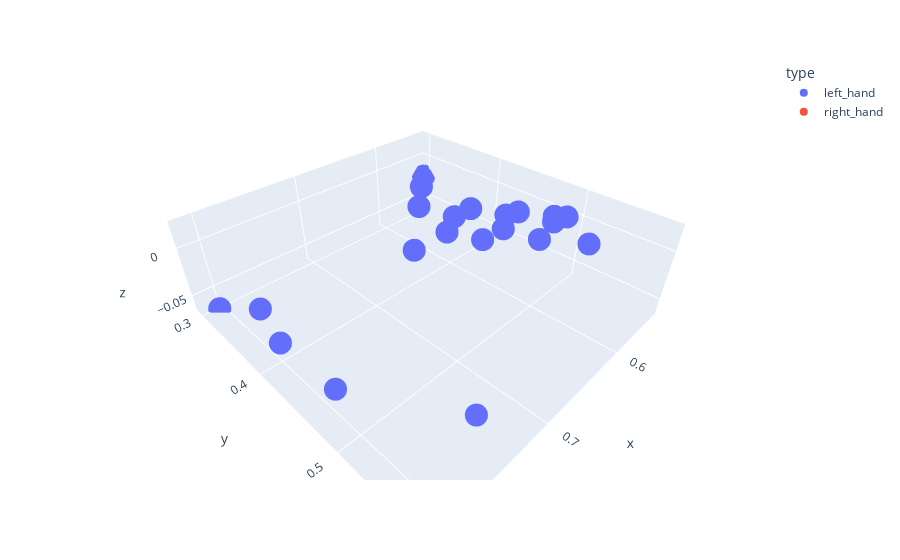

Write notebook code for a chart like this one.
### Code cell
import plotly.express as px

px.scatter_3d(example_frame, x="x", y="y", z="z", color="type", hover_name='landmark')

### Figure 1 — Plotly figure (JSON) as saved in the notebook; plotly's stock layout.template omitted (floating-point values rounded to 4 significant figures)
{"data": [{"hovertemplate": "<b>%{hovertext}</b><br><br>type=left_hand<br>x=%{x}<br>y=%{y}<br>z=%{z}<extra></extra>", "hovertext": ["0", "1", "10", "11", "12", "13", "14", "15", "16", "17", "18", "19", "2", "20", "3", "4", "5", "6", "7", "8", "9"], "legendgroup": "left_hand", "marker": {"color": "#636efa", "symbol": "circle"}, "mode": "markers", "name": "left_hand", "scene": "scene", "showlegend": true, "type": "scatter3d", "x": [0.7742, 0.8114, 0.5728, 0.6083, 0.6391, 0.5737, 0.5551, 0.5876, 0.6156, 0.5541, 0.542, 0.5725, 0.8057, 0.5963, 0.7881, 0.8055, 0.6575, 0.597, 0.5627, 0.5378, 0.6041], "y": [0.5776, 0.4944, 0.4003, 0.41, 0.4292, 0.4836, 0.4453, 0.4539, 0.472, 0.5219, 0.4901, 0.4938, 0.4161, 0.5072, 0.3514, 0.3045, 0.4061, 0.3505, 0.3195, 0.2977, 0.4423], "z": [4.673e-07, -0.01546, -0.01407, -0.005408, -0.001152, -0.0137, -0.007244, 0.005412, 0.01027, -0.01017, -0.0002178, 0.01397, -0.03203, 0.02332, -0.04749, -0.06427, -0.02244, -0.0214, -0.02107, -0.02346, -0.01859]}, {"hovertemplate": "<b>%{hovertext}</b><br><br>type=right_hand<br>x=%{x}<br>y=%{y}<br>z=%{z}<extra></extra>", "hovertext": ["0", "1", "10", "11", "12", "13", "14", "15", "16", "17", "18", "19", "2", "20", "3", "4", "5", "6", "7", "8", "9"], "legendgroup": "right_hand", "marker": {"color": "#EF553B", "symbol": "circle"}, "mode": "markers", "name": "right_hand", "scene": "scene", "showlegend": true, "type": "scatter3d", "x": [null, null, null, null, null, null, null, null, null, null, null, null, null, null, null, null, null, null, null, null, null], "y": [null, null, null, null, null, null, null, null, null, null, null, null, null, null, null, null, null, null, null, null, null], "z": [null, null, null, null, null, null, null, null, null, null, null, null, null, null, null, null, null, null, null, null, null]}], "layout": {"legend": {"title": {"text": "type"}, "tracegroupgap": 0}, "margin": {"t": 60}, "scene": {"domain": {"x": [0, 1], "y": [0, 1]}, "xaxis": {"title": {"text": "x"}}, "yaxis": {"title": {"text": "y"}}, "zaxis": {"title": {"text": "z"}}}}}
